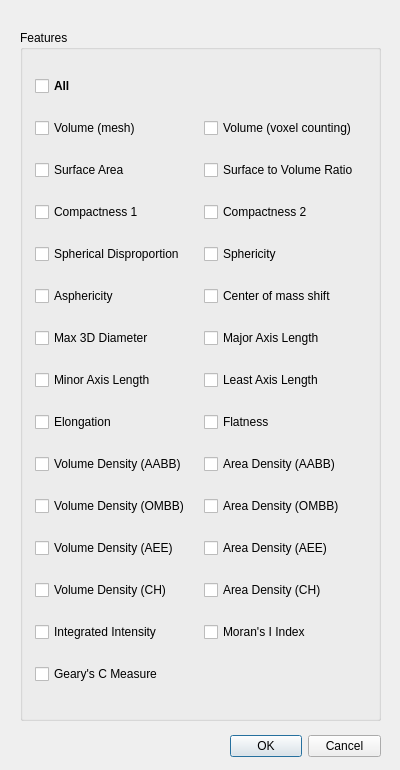
<?xml version="1.0" encoding="UTF-8"?>
<ui version="4.0">
 <class>popup_Morph</class>
 <widget class="QDialog" name="popup_Morph">
  <property name="geometry">
   <rect>
    <x>0</x>
    <y>0</y>
    <width>400</width>
    <height>770</height>
   </rect>
  </property>
  <property name="sizePolicy">
   <sizepolicy hsizetype="Preferred" vsizetype="Preferred">
    <horstretch>0</horstretch>
    <verstretch>0</verstretch>
   </sizepolicy>
  </property>
  <property name="windowTitle">
   <string>Set Measurements</string>
  </property>
  <widget class="QDialogButtonBox" name="buttonBox">
   <property name="geometry">
    <rect>
     <x>230</x>
     <y>730</y>
     <width>151</width>
     <height>32</height>
    </rect>
   </property>
   <property name="orientation">
    <enum>Qt::Horizontal</enum>
   </property>
   <property name="standardButtons">
    <set>QDialogButtonBox::Cancel|QDialogButtonBox::Ok</set>
   </property>
   <property name="centerButtons">
    <bool>false</bool>
   </property>
  </widget>
  <widget class="QGroupBox" name="groupBox_Features">
   <property name="geometry">
    <rect>
     <x>20</x>
     <y>30</y>
     <width>361</width>
     <height>691</height>
    </rect>
   </property>
   <property name="title">
    <string>Features</string>
   </property>
   <property name="checkable">
    <bool>false</bool>
   </property>
   <layout class="QGridLayout" name="gridLayout">
    <property name="leftMargin">
     <number>12</number>
    </property>
    <property name="topMargin">
     <number>10</number>
    </property>
    <property name="rightMargin">
     <number>12</number>
    </property>
    <property name="bottomMargin">
     <number>10</number>
    </property>
    <item row="8" column="0">
     <widget class="QCheckBox" name="checkBox_Elongation">
      <property name="enabled">
       <bool>true</bool>
      </property>
      <property name="text">
       <string>Elongation</string>
      </property>
      <property name="checkable">
       <bool>true</bool>
      </property>
      <property name="checked">
       <bool>false</bool>
      </property>
      <property name="tristate">
       <bool>false</bool>
      </property>
     </widget>
    </item>
    <item row="7" column="1">
     <widget class="QCheckBox" name="checkBox_LeastAxisLength">
      <property name="enabled">
       <bool>true</bool>
      </property>
      <property name="text">
       <string>Least Axis Length</string>
      </property>
      <property name="checkable">
       <bool>true</bool>
      </property>
      <property name="checked">
       <bool>false</bool>
      </property>
      <property name="tristate">
       <bool>false</bool>
      </property>
     </widget>
    </item>
    <item row="9" column="0">
     <widget class="QCheckBox" name="checkBox_VolDenAABB">
      <property name="enabled">
       <bool>true</bool>
      </property>
      <property name="text">
       <string>Volume Density (AABB)</string>
      </property>
      <property name="checkable">
       <bool>true</bool>
      </property>
      <property name="checked">
       <bool>false</bool>
      </property>
      <property name="tristate">
       <bool>false</bool>
      </property>
     </widget>
    </item>
    <item row="7" column="0">
     <widget class="QCheckBox" name="checkBox_MinorAxisLength">
      <property name="enabled">
       <bool>true</bool>
      </property>
      <property name="text">
       <string>Minor Axis Length</string>
      </property>
      <property name="checkable">
       <bool>true</bool>
      </property>
      <property name="checked">
       <bool>false</bool>
      </property>
      <property name="tristate">
       <bool>false</bool>
      </property>
     </widget>
    </item>
    <item row="6" column="1">
     <widget class="QCheckBox" name="checkBox_MajorAxisLength">
      <property name="enabled">
       <bool>true</bool>
      </property>
      <property name="text">
       <string>Major Axis Length</string>
      </property>
      <property name="checkable">
       <bool>true</bool>
      </property>
      <property name="checked">
       <bool>false</bool>
      </property>
      <property name="tristate">
       <bool>false</bool>
      </property>
     </widget>
    </item>
    <item row="2" column="0">
     <widget class="QCheckBox" name="checkBox_SurfaceArea">
      <property name="enabled">
       <bool>true</bool>
      </property>
      <property name="text">
       <string>Surface Area</string>
      </property>
      <property name="checkable">
       <bool>true</bool>
      </property>
      <property name="checked">
       <bool>false</bool>
      </property>
      <property name="tristate">
       <bool>false</bool>
      </property>
     </widget>
    </item>
    <item row="6" column="0">
     <widget class="QCheckBox" name="checkBox_MaxDiameter">
      <property name="enabled">
       <bool>true</bool>
      </property>
      <property name="text">
       <string>Max 3D Diameter</string>
      </property>
      <property name="checkable">
       <bool>true</bool>
      </property>
      <property name="checked">
       <bool>false</bool>
      </property>
      <property name="tristate">
       <bool>false</bool>
      </property>
     </widget>
    </item>
    <item row="4" column="1">
     <widget class="QCheckBox" name="checkBox_Sphericity">
      <property name="enabled">
       <bool>true</bool>
      </property>
      <property name="text">
       <string>Sphericity</string>
      </property>
      <property name="checkable">
       <bool>true</bool>
      </property>
      <property name="checked">
       <bool>false</bool>
      </property>
      <property name="tristate">
       <bool>false</bool>
      </property>
     </widget>
    </item>
    <item row="8" column="1">
     <widget class="QCheckBox" name="checkBox_Flatness">
      <property name="enabled">
       <bool>true</bool>
      </property>
      <property name="text">
       <string>Flatness</string>
      </property>
      <property name="checkable">
       <bool>true</bool>
      </property>
      <property name="checked">
       <bool>false</bool>
      </property>
      <property name="tristate">
       <bool>false</bool>
      </property>
     </widget>
    </item>
    <item row="1" column="1">
     <widget class="QCheckBox" name="checkBox_Volume_VC">
      <property name="enabled">
       <bool>true</bool>
      </property>
      <property name="text">
       <string>Volume (voxel counting)</string>
      </property>
      <property name="checkable">
       <bool>true</bool>
      </property>
      <property name="checked">
       <bool>false</bool>
      </property>
      <property name="tristate">
       <bool>false</bool>
      </property>
     </widget>
    </item>
    <item row="1" column="0">
     <widget class="QCheckBox" name="checkBox_Volume_M">
      <property name="autoFillBackground">
       <bool>false</bool>
      </property>
      <property name="text">
       <string>Volume (mesh)</string>
      </property>
      <property name="checked">
       <bool>false</bool>
      </property>
      <property name="tristate">
       <bool>false</bool>
      </property>
     </widget>
    </item>
    <item row="0" column="0">
     <widget class="QCheckBox" name="checkBox_All">
      <property name="enabled">
       <bool>true</bool>
      </property>
      <property name="font">
       <font>
        <weight>75</weight>
        <bold>true</bold>
        <underline>false</underline>
        <kerning>true</kerning>
       </font>
      </property>
      <property name="autoFillBackground">
       <bool>false</bool>
      </property>
      <property name="text">
       <string>All</string>
      </property>
      <property name="checked">
       <bool>false</bool>
      </property>
      <property name="tristate">
       <bool>false</bool>
      </property>
     </widget>
    </item>
    <item row="5" column="0">
     <widget class="QCheckBox" name="checkBox_Asphericity">
      <property name="autoFillBackground">
       <bool>false</bool>
      </property>
      <property name="text">
       <string>Asphericity</string>
      </property>
      <property name="checked">
       <bool>false</bool>
      </property>
      <property name="tristate">
       <bool>false</bool>
      </property>
     </widget>
    </item>
    <item row="4" column="0">
     <widget class="QCheckBox" name="checkBox_SphericalDisp">
      <property name="autoFillBackground">
       <bool>false</bool>
      </property>
      <property name="text">
       <string>Spherical Disproportion</string>
      </property>
      <property name="checked">
       <bool>false</bool>
      </property>
      <property name="tristate">
       <bool>false</bool>
      </property>
     </widget>
    </item>
    <item row="2" column="1">
     <widget class="QCheckBox" name="checkBox_Surf2VolRatio">
      <property name="enabled">
       <bool>true</bool>
      </property>
      <property name="text">
       <string>Surface to Volume Ratio</string>
      </property>
      <property name="checkable">
       <bool>true</bool>
      </property>
      <property name="checked">
       <bool>false</bool>
      </property>
      <property name="tristate">
       <bool>false</bool>
      </property>
     </widget>
    </item>
    <item row="5" column="1">
     <widget class="QCheckBox" name="checkBox_Center">
      <property name="enabled">
       <bool>true</bool>
      </property>
      <property name="text">
       <string>Center of mass shift</string>
      </property>
      <property name="checkable">
       <bool>true</bool>
      </property>
      <property name="checked">
       <bool>false</bool>
      </property>
      <property name="tristate">
       <bool>false</bool>
      </property>
     </widget>
    </item>
    <item row="3" column="1">
     <widget class="QCheckBox" name="checkBox_Compactness2">
      <property name="enabled">
       <bool>true</bool>
      </property>
      <property name="text">
       <string>Compactness 2</string>
      </property>
      <property name="checkable">
       <bool>true</bool>
      </property>
      <property name="checked">
       <bool>false</bool>
      </property>
      <property name="tristate">
       <bool>false</bool>
      </property>
     </widget>
    </item>
    <item row="3" column="0">
     <widget class="QCheckBox" name="checkBox_Compactness1">
      <property name="enabled">
       <bool>true</bool>
      </property>
      <property name="text">
       <string>Compactness 1</string>
      </property>
      <property name="checkable">
       <bool>true</bool>
      </property>
      <property name="checked">
       <bool>false</bool>
      </property>
      <property name="tristate">
       <bool>false</bool>
      </property>
     </widget>
    </item>
    <item row="9" column="1">
     <widget class="QCheckBox" name="checkBox_AreaDenAABB">
      <property name="enabled">
       <bool>true</bool>
      </property>
      <property name="text">
       <string>Area Density (AABB)</string>
      </property>
      <property name="checkable">
       <bool>true</bool>
      </property>
      <property name="checked">
       <bool>false</bool>
      </property>
      <property name="tristate">
       <bool>false</bool>
      </property>
     </widget>
    </item>
    <item row="10" column="0">
     <widget class="QCheckBox" name="checkBox_VolDenOMBB">
      <property name="enabled">
       <bool>true</bool>
      </property>
      <property name="text">
       <string>Volume Density (OMBB)</string>
      </property>
      <property name="checkable">
       <bool>true</bool>
      </property>
      <property name="checked">
       <bool>false</bool>
      </property>
      <property name="tristate">
       <bool>false</bool>
      </property>
     </widget>
    </item>
    <item row="11" column="1">
     <widget class="QCheckBox" name="checkBox_AreaDenAEE">
      <property name="enabled">
       <bool>true</bool>
      </property>
      <property name="text">
       <string>Area Density (AEE)</string>
      </property>
      <property name="checkable">
       <bool>true</bool>
      </property>
      <property name="checked">
       <bool>false</bool>
      </property>
      <property name="tristate">
       <bool>false</bool>
      </property>
     </widget>
    </item>
    <item row="10" column="1">
     <widget class="QCheckBox" name="checkBox_AreaDenOMBB">
      <property name="enabled">
       <bool>true</bool>
      </property>
      <property name="text">
       <string>Area Density (OMBB)</string>
      </property>
      <property name="checkable">
       <bool>true</bool>
      </property>
      <property name="checked">
       <bool>false</bool>
      </property>
      <property name="tristate">
       <bool>false</bool>
      </property>
     </widget>
    </item>
    <item row="11" column="0">
     <widget class="QCheckBox" name="checkBox_VolDenAEE">
      <property name="enabled">
       <bool>true</bool>
      </property>
      <property name="text">
       <string>Volume Density (AEE)</string>
      </property>
      <property name="checkable">
       <bool>true</bool>
      </property>
      <property name="checked">
       <bool>false</bool>
      </property>
      <property name="tristate">
       <bool>false</bool>
      </property>
     </widget>
    </item>
    <item row="12" column="0">
     <widget class="QCheckBox" name="checkBox_VolDenCH">
      <property name="enabled">
       <bool>true</bool>
      </property>
      <property name="text">
       <string>Volume Density (CH)</string>
      </property>
      <property name="checkable">
       <bool>true</bool>
      </property>
      <property name="checked">
       <bool>false</bool>
      </property>
      <property name="tristate">
       <bool>false</bool>
      </property>
     </widget>
    </item>
    <item row="12" column="1">
     <widget class="QCheckBox" name="checkBox_AreaDenCH">
      <property name="enabled">
       <bool>true</bool>
      </property>
      <property name="text">
       <string>Area Density (CH)</string>
      </property>
      <property name="checkable">
       <bool>true</bool>
      </property>
      <property name="checked">
       <bool>false</bool>
      </property>
      <property name="tristate">
       <bool>false</bool>
      </property>
     </widget>
    </item>
    <item row="13" column="1">
     <widget class="QCheckBox" name="checkBox_MoransI">
      <property name="enabled">
       <bool>true</bool>
      </property>
      <property name="text">
       <string>Moran's I Index</string>
      </property>
      <property name="checkable">
       <bool>true</bool>
      </property>
      <property name="checked">
       <bool>false</bool>
      </property>
      <property name="tristate">
       <bool>false</bool>
      </property>
     </widget>
    </item>
    <item row="14" column="0">
     <widget class="QCheckBox" name="checkBox_GearysC">
      <property name="enabled">
       <bool>true</bool>
      </property>
      <property name="text">
       <string>Geary's C Measure</string>
      </property>
      <property name="checkable">
       <bool>true</bool>
      </property>
      <property name="checked">
       <bool>false</bool>
      </property>
      <property name="tristate">
       <bool>false</bool>
      </property>
     </widget>
    </item>
    <item row="13" column="0">
     <widget class="QCheckBox" name="checkBox_IntegratedIntensity">
      <property name="enabled">
       <bool>true</bool>
      </property>
      <property name="text">
       <string>Integrated Intensity</string>
      </property>
      <property name="checkable">
       <bool>true</bool>
      </property>
      <property name="checked">
       <bool>false</bool>
      </property>
      <property name="tristate">
       <bool>false</bool>
      </property>
     </widget>
    </item>
   </layout>
  </widget>
 </widget>
 <resources/>
 <connections>
  <connection>
   <sender>buttonBox</sender>
   <signal>accepted()</signal>
   <receiver>popup_Morph</receiver>
   <slot>accept()</slot>
   <hints>
    <hint type="sourcelabel">
     <x>248</x>
     <y>254</y>
    </hint>
    <hint type="destinationlabel">
     <x>157</x>
     <y>274</y>
    </hint>
   </hints>
  </connection>
  <connection>
   <sender>buttonBox</sender>
   <signal>rejected()</signal>
   <receiver>popup_Morph</receiver>
   <slot>reject()</slot>
   <hints>
    <hint type="sourcelabel">
     <x>316</x>
     <y>260</y>
    </hint>
    <hint type="destinationlabel">
     <x>286</x>
     <y>274</y>
    </hint>
   </hints>
  </connection>
 </connections>
</ui>
